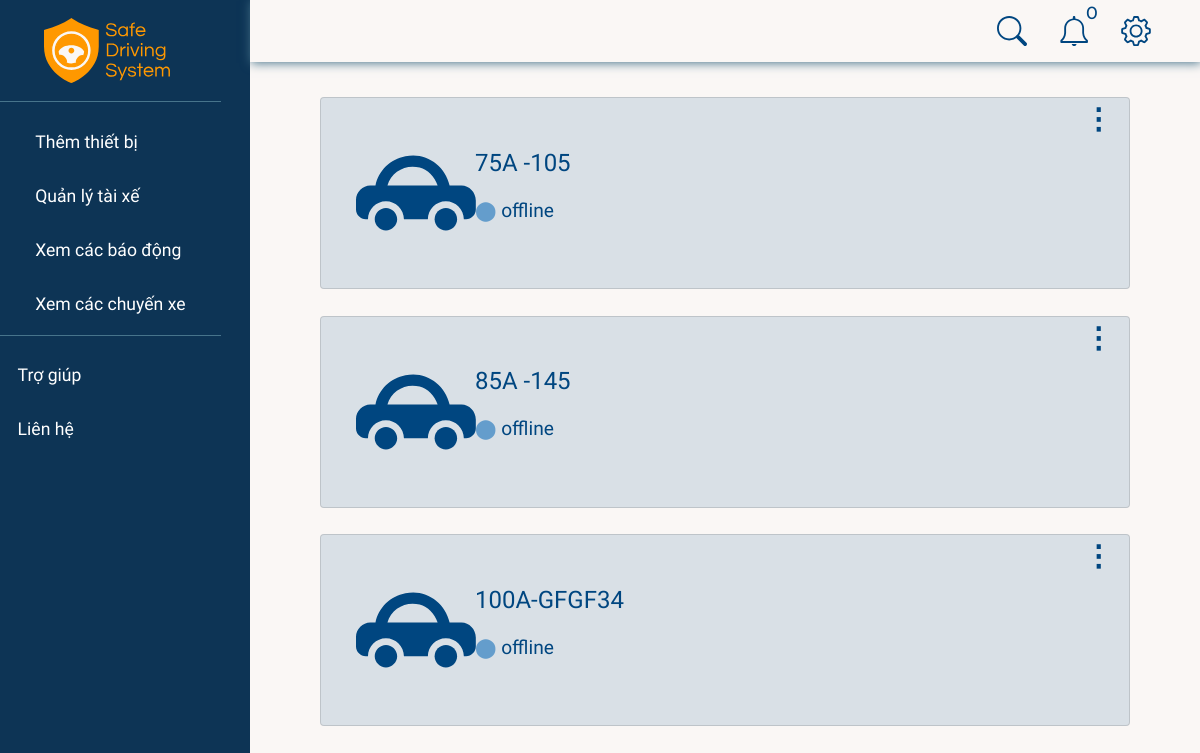
The app's page /home/ (signed in) with its own data.
### accounts/models.py (models this page shows, shortened)
class Car(models.Model):
    class Meta:
        constraints = [
            models.UniqueConstraint(fields=["licensePlate"], name="licensePlate"),
        ]
    name = models.CharField(max_length=50)
    licensePlate = models.CharField(max_length=20, null=True)
    boughtDate = models.DateTimeField(auto_now_add=True, null=True)
    company = models.ForeignKey(Company, null=True, on_delete=models.CASCADE)

class RaspDevice(models.Model):
    STATUS = (
        ("online", "online"),
        ("offline", "offline"),
    )
    name = models.CharField(max_length=50)
    car = models.OneToOneField(Car, null=True, on_delete=models.SET_NULL, blank=True)
    status = models.CharField(
        max_length=50, null=True, blank=True, choices=STATUS, default="offline"
    )
    password = models.CharField(max_length=8, null=True, blank=True)
    dateAdded = models.DateTimeField(auto_now_add=True)

### accounts/views.py (the view, shortened to what this page needs)
# urls.py: path("home/", views.home, name="home"),
@login_required(login_url="/")
def home(request):
    company = request.user.profile.company
    cars = Car.objects.filter(company=company)
    lastestAlerts, unreadCounts = getNotifications(company)
    context = {"cars": cars, "notifications": lastestAlerts, "unreadNotis": unreadCounts}
    return render(request, "content.html", context)

### accounts/views.py (called while the page is built)
def getNotifications(company):
    lastestAlerts = Alert.objects.filter(drive__device__car__company=company).order_by('-timeOccured')[:5]
    unreadCounts = 0
    for alert in lastestAlerts:
        unreadCounts = (unreadCounts + 1) if not alert.isRead else unreadCounts
    return lastestAlerts, unreadCounts

### accounts/templates/content.html (shortened to what this page needs)
{% extends 'base.html' %}
{% load static %}
{% block content %}
{% for car in cars %}
<div class="card" id="{{ car.licensePlate }}">
    <div class="card-body row">
        <div class="avt col-lg-2 col-3">
            <img src="{% static '/images/web/car-image.svg' %}" alt="">
        </div>
        <div class="info col-lg-9 col-7">
            <p class="license-plate">{{ car.licensePlate }}</p>
            <p> <span
                {% if car.raspdevice.status == 'offline' %}
                class="deactive-circle"
                {% else %}
                class="active-circle"
                {% endif %}>&#11044;
                </span>
                {{ car.raspdevice.status }}
            </p>
        </div>
        <div class="more col-lg-1 col-2 dropdown">
            <a href="#" type="button" id="dropdownMenu-carxxx" data-toggle="dropdown" aria-haspopup="true"
                aria-expanded="true">&#8942;</a>
        </div>
    </div>
</div>
{% endfor %}
<br>
{% endblock content%}

### static/css/main.css (style rules this page uses)
:root { --bg-color: #FAF7F5; --navy: #004680; --dark-navy: #002A4D; --black-pearl: #001E37; --yellow: #FF9800; --selective-yellow: #FFB800; --amber: #FFBE0F; --vivid-orange: #EB5E0B; --green: #7BD96C; --red: #F15E5E; --cyan-blue: #649DCC; --font1: 'Montserrat', sans-serif; --font2: 'Questrial', sans-serif; --font3: 'Raleway', sans-serif; --video-ratio: calc(16 / 9); }
*, *::before, *::after { box-sizing: border-box; outline: none; }
body { margin: 0; padding: 0; background-color: var(--bg-color); font-family: var(--font2); font-size: 1.1rem; color: var(--navy); min-height: 100vh; }

### static/css/content.css (style rules this page uses)
.card { background-color: rgba(0, 70, 128, 0.13); margin-bottom: 1.5em; font-style: var(--font2); }
.card-body, .card-detail { font-size: 1.2rem; }
.card-body { display: flex; flex-direction: row; align-items: center; padding: 0 1rem 0 1.25rem; }
.license-plate { font-style: var(--font1); font-size: 1.5rem; }
.deactive-circle { color: var(--cyan-blue); }
.card .avt { margin: 1.25rem 0; }
.card .info { align-items: center; margin: 1.25rem 0; }
.card .more { font-weight: bold; font-size: 1.8rem; text-align: right; align-self: flex-start; }
.more a { color: var(--navy); }
.wrapper { display: flex; width: 100%; align-items: stretch; }

### records on screen
Car: licensePlate "75A -105", raspdevice.status "offline"
Car: licensePlate "85A -145", raspdevice.status "offline"
Car: licensePlate "100A-GFGF34", raspdevice.status "offline"

### other values on screen
{{ unreadNotis }} "0"
